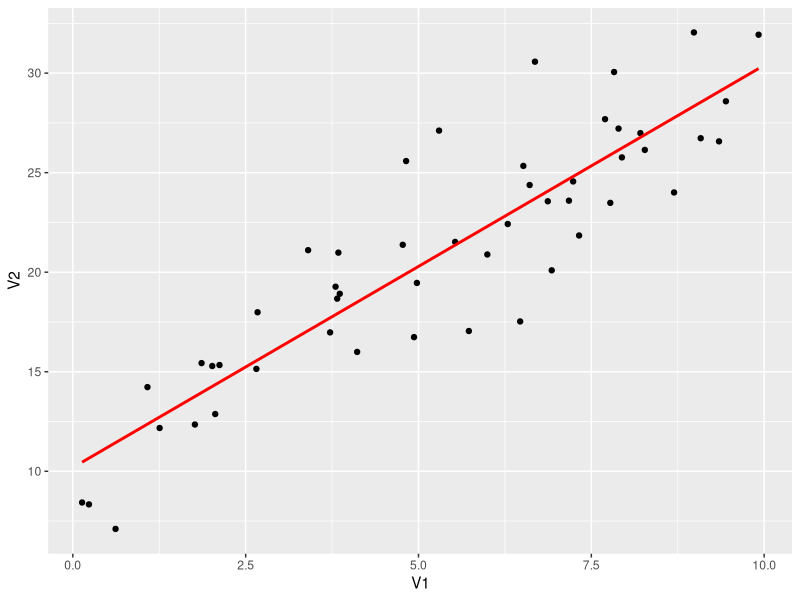
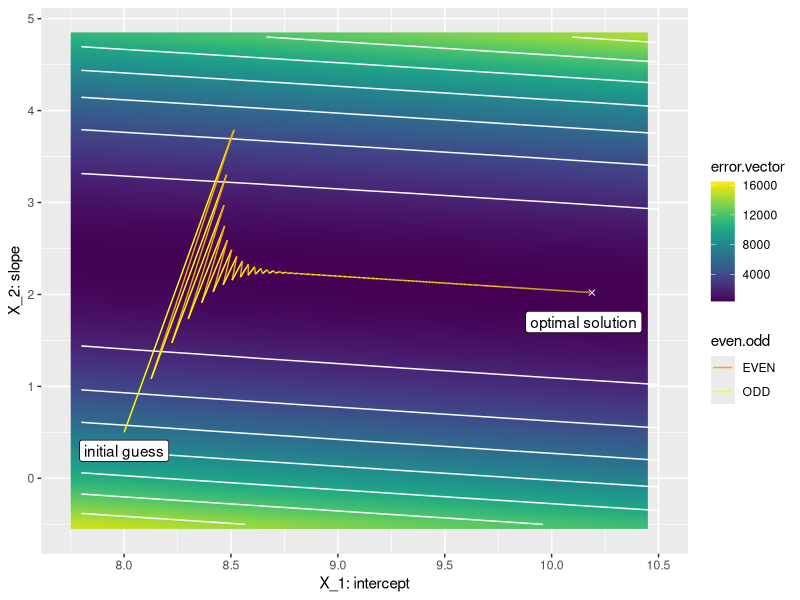
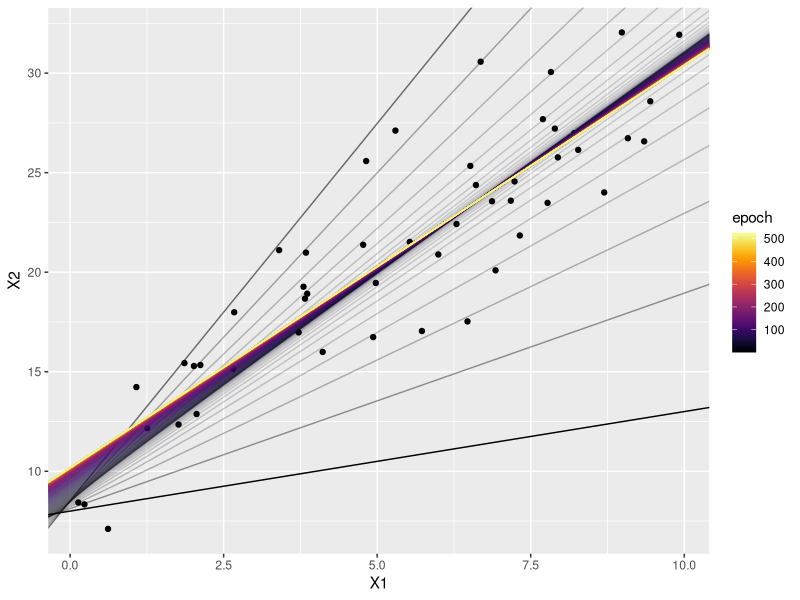
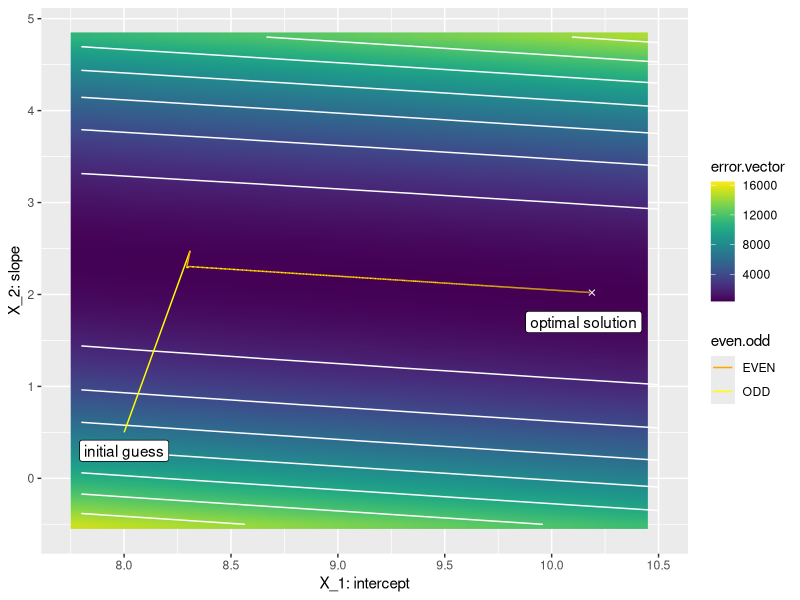

Write R code to recreate these figures, in order.
## ---- chunk 1
library(tibble)
library(ggplot2)
library(viridis)

set.seed(1)

#function to generate linearly related training data with noise
generate.data = function(N, slope, intercept, mean, sd){
  # randomly pick N x-values uniformly distributed from 1 to 10
  X = matrix(runif(n=N, min=0, max=10))   
  
  # generate y-values for each x, with Gaussian noise
  Y = matrix((intercept+slope*X) + rnorm(n=N, mean = mean, sd = sd)) 
  
  return(cbind(X,Y))
}

data = generate.data(N=50, slope=2, intercept=10, mean=0, sd=3)
N = nrow(data)
A = cbind(rep(1,N), data[,1])
b = data[,2]

(ols.plot = ggplot(data = as_data_frame(data), aes(x=V1, y=V2)) +
            geom_point() +
            geom_smooth(method=lm, se=FALSE, color="red")
)
## ---- chunk 2
#returns L2 norm of error
error = function(A,x,b){
  return(norm(t(A) %*% A %*% x - t(A) %*% b, type="2"))
}

#gradient descent function
grad.desc = function(A, b, eps, delta, x){
  grad.desc.data = data_frame(epoch=numeric(), x.old=double(), y.old=double(), x.new=double(), y.new=double(), error.old=double(), error.new=double())
  
  epoch = 1
  err = error(A,x,b)
  
  while (err>delta){
    #uncomment below to get live output
    #print(paste("epoch: ", epoch, "; error: ", round(err, digits=6), "x: ", round(x[1], digits=3), ",",round(x[2], digits=3)))
    
    grad.desc.data[epoch,1] = epoch
    grad.desc.data[epoch,2] = x[1]
    grad.desc.data[epoch,3] = x[2]
    grad.desc.data[epoch,6] = err
    
    #the actual gradient descent occurs in this line:
    x = x-eps*(t(A) %*% A %*% x - t(A) %*% b)
    
    grad.desc.data[epoch,4] = x[1]
    grad.desc.data[epoch,5] = x[2]
    err = error(A,x,b)
    grad.desc.data[epoch,7] = err
    epoch = epoch+1
  }
  grad.desc.data$even.odd = ifelse(grad.desc.data$epoch%%2==0, "EVEN", "ODD")
  return(grad.desc.data)
}

grad.desc.data = grad.desc(A, b, eps=.001, delta=.1, x=c(8,0.5))
## ---- chunk 3
#Set data range for plotting
xmin = round(min(grad.desc.data$x.old), digits=1)-1
xmax = round(max(grad.desc.data$x.old), digits=1)+1
ymin = round(min(grad.desc.data$y.old), digits=1)-1
ymax = round(max(grad.desc.data$y.old), digits=1)+1

xrange = seq(from=xmin, to=xmax, by=0.1)
yrange = seq(from=ymin, to=ymax, by=0.1)

grid = as.matrix(expand.grid(xrange, yrange))
k = dim(grid)[1]

b.broadcast = b %*% t(rep(1, k))

error.vector = diag(t(b.broadcast-A%*%t(grid)) %*% (b.broadcast-A%*%t(grid)))
grid.error = as_data_frame(cbind(grid, error.vector))

lm.fit = lm(b~data[,1])
x.lm = as_data_frame(t(as.matrix(coef(lm.fit))))
names(x.lm) = c("V1","V2")

(error.plot = ggplot() +
        geom_raster(data= grid.error, aes(x=Var1, y=Var2, fill=error.vector), interpolate = TRUE) +
        geom_contour(data= grid.error, aes(x=Var1, y=Var2, z=error.vector), color="white") +
        geom_point(data= x.lm, aes(x=V1, y=V2), shape=4, color="white") +
        geom_segment(data= grad.desc.data, aes(x=x.old, y=y.old, xend=x.new, yend=y.new, color=even.odd)) +
        scale_x_continuous(limits = c(7.75,10.5)) +
        scale_fill_viridis() +
        scale_color_manual(values = c("orange","yellow")) +
        xlab("X_1: intercept") + ylab("X_2: slope") +
        annotate("label",x=8,y=0.3, label="initial guess") +
        annotate("label",x=10.15,y=1.7, label="optimal solution")
)
## ---- chunk 4
(lm.plot = ggplot() +
            geom_point(data=data.frame(data), aes(x=X1, y=X2)) +
            #geom_abline(slope=2, intercept=10) + #generating line
            #geom_smooth(data=data.frame(data), aes(x=X1, y=X2), method = lm) + #least squares analytical soln
            geom_abline(data=grad.desc.data, aes(intercept=x.old, slope=y.old, color=epoch, alpha=1/epoch)) +
            scale_alpha(guide='none') +
            scale_color_viridis(option="inferno")
)
## ---- chunk 5
grad.desc.data.2 = grad.desc(A, b, eps=.0006, delta=.1, x=c(8,0.5))

(error.plot.2 = ggplot() +
        geom_raster(data= grid.error, aes(x=Var1, y=Var2, fill=error.vector), interpolate = TRUE) +
        geom_contour(data= grid.error, aes(x=Var1, y=Var2, z=error.vector), color="white") +
        geom_point(data= x.lm, aes(x=V1, y=V2), shape=4, color="white") +
        geom_segment(data= grad.desc.data.2, aes(x=x.old, y=y.old, xend=x.new, yend=y.new, color=even.odd)) +
        scale_x_continuous(limits = c(7.75,10.5)) +
        scale_fill_viridis() +
        scale_color_manual(values = c("orange","yellow")) +
        xlab("X_1: intercept") + ylab("X_2: slope") +
        annotate("label",x=8,y=0.3, label="initial guess") +
        annotate("label",x=10.15,y=1.7, label="optimal solution")
)
